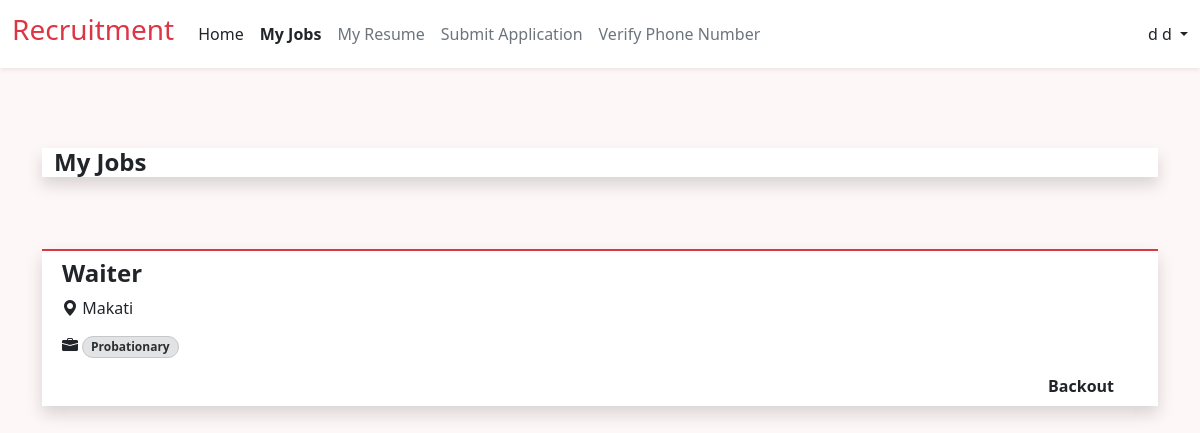
/my_jobs.php (signed in), run on an earlier commit of the app's database.
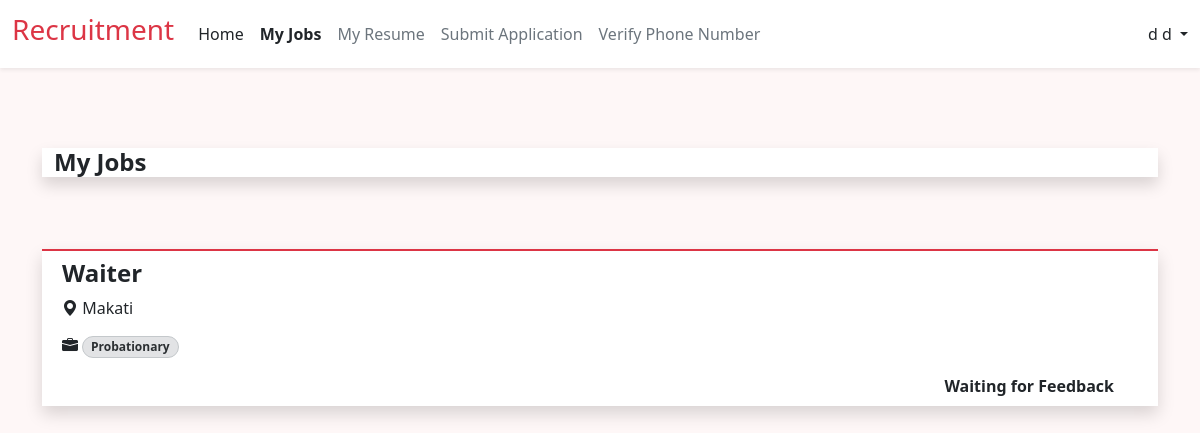
And on a later commit of the database.
### tables this page shows
CREATE TABLE `mrfs` (
  `id` int(11) NOT NULL,
  `industry` varchar(255) NOT NULL,
  `mrf_status` varchar(255) NOT NULL,
  `closed_date` date NOT NULL,
  `request_date` date NOT NULL DEFAULT current_timestamp(),
  `client` varchar(255) NOT NULL,
  `location` varchar(255) NOT NULL,
  `aging_days` varchar(255) NOT NULL,
  `mrf_number` varchar(255) NOT NULL,
  `new_request` varchar(255) NOT NULL,
  `head_count` int(11) NOT NULL,
  `job_position` varchar(255) NOT NULL,
  `contract_type` varchar(255) NOT NULL,
  `classification` varchar(255) NOT NULL,
  `placed` int(11) NOT NULL,
  `variance` int(11) NOT NULL,
  `cancel` int(11) NOT NULL,
  `job_description` text NOT NULL,
  `qualification` text NOT NULL,
  `remarks` text NOT NULL
);

CREATE TABLE `job_applicants` (
  `id` int(12) NOT NULL,
  `user_id` int(12) NOT NULL,
  `job_id` int(12) NOT NULL,
  `application_status` varchar(255) NOT NULL,
  `interview_date` datetime DEFAULT NULL,
  `remark` text NOT NULL,
  `employee_id` int(11) NOT NULL
);

### my_jobs_process.php (called while the page is built, shortened)
<?php
include ("dbconn.php");
if ($_SESSION['user_role'] !== 'user') {
    $_SESSION['error_message'] = "Sorry. You don't have the permission to access this page.";
    header("Location: index.php");
    exit();
} else {
    $userId = $_SESSION['user_id'];
    $query =
        "SELECT mrfs.id AS mrf_id,  mrfs.job_position, mrfs.contract_type, mrfs.location, mrfs.job_description, mrfs.qualification, job_applicants.id AS applicant_id, job_applicants.application_status
        FROM mrfs
        INNER JOIN job_applicants ON mrfs.id = job_applicants.job_id
        WHERE job_applicants.user_id = ?";
    $stmt = $conn->prepare($query);
    $stmt->bind_param("i", $userId);
    $stmt->execute();
    $result = $stmt->get_result();
    function getStatusClass($status)
    {
        switch ($status) {
            default:
                return ' ';
        }
    }
}
?>

### my_jobs.php (the view, shortened to what this page needs)
<?php
include ('my_jobs_process.php');
include ("components/header.php");
?>
<!DOCTYPE html>
<html lang="en">
<head>
</head>
<body style="background-color: #F4F4F4; ">
    <div class="container">
        <div class="container-fluid bg-white shadow mb-5 mt-5 ">
            <h4 class=" mt-1 mb-1 fw-bold">My Jobs</h4>
        </div>
        <?php
        while ($row = mysqli_fetch_assoc($result)) {
            ?>
            <div class="row">
                <div class="col-sm-12 col-md-12 ">
                    <div class="container-fluid bg-white shadow mb-3 mt-4 border-2 border-top border-danger">
                        <div class="row p-2">
                            <h4 class="fw-bold">
                                <a href="" data-bs-toggle="modal"
                                    data-bs-target="#viewJobDetails<?php echo $row['mrf_id']; ?>"
                                    class="text-decoration-none text-dark"><?php echo $row['job_position'] ?></a>
                            </h4>
                            <div class="row">
                                <div class="col">
                                    <i class="bi bi-geo-alt-fill"></i><span>
                                        <?php echo $row['location']; ?>
                                    </span>
                                </div>
                            </div>
                            <div class="row">
                                <div class="col">
                                    <i class="bi bi-briefcase-fill"></i>
                                    <span
                                        class="badge bg-secondary-subtle border border-secondary-subtle text-secondary-emphasis rounded-pill mt-3">
                                        <?php echo $row['contract_type']; ?>
                                    </span>
                                </div>
                            </div>
                            <div class="row mt-3">
                                <div class="col d-flex justify-content-end">
                                    <div
                                        class="fw-bold rounded-1 <?php echo getStatusClass($row['application_status']); ?>">
                                        <?php echo $row['application_status']; ?>
                                    </div>
                                </div>
                            </div>
                        </div>
                    </div>
                </div>
            </div>
            <?php
        }
        ?>
    </div>
</body>
</html>
<?php include ('components/footer.php'); ?>

What changed in the data, as far as the page shows it:
changed mrfs "Waiter": job_applicants.application_status "Backout" → "Waiting for Feedback"
